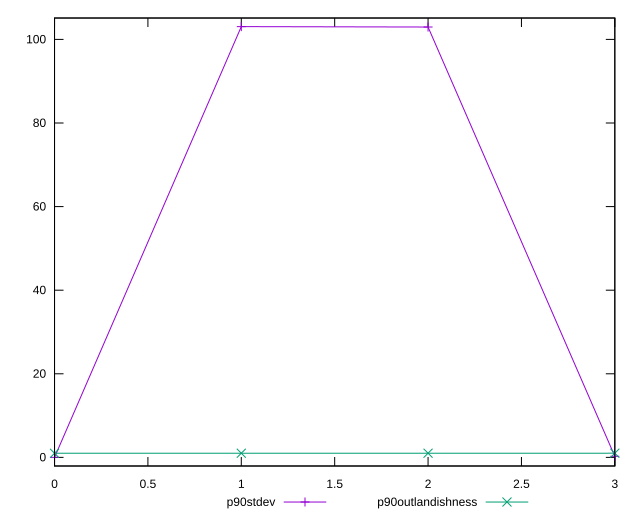

Write gnuplot code to recreate this figure.
reset

$p90Stdev <<EOF
0 0
1 103.05599351764772
2 102.96272954749898
3 0.26253112083517155
EOF

$p90Outlandishness <<EOF
0 0.9887551946582163
1 0.9957504729778079
2 0.995848597416378
3 1.0000396747333071
EOF

set key outside below
set xrange [0:3]
set yrange [-2.0611198703529543:105.11711338800067]
set trange [-2.0611198703529543:105.11711338800067]
set terminal svg size 640, 520 enhanced background rgb 'white'
set output "reports/report_00028_2021-02-24T12-49-42.674Z/dom-size/progression/stddev.svg"

plot $p90Stdev title "p90stdev" with linespoints, \
     $p90Outlandishness title "p90outlandishness" with linespoints

reset
